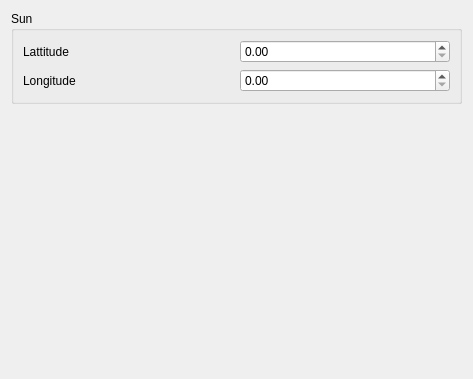
<?xml version="1.0" encoding="UTF-8"?>
<ui version="4.0">
 <class>GlobalSettingsForm</class>
 <widget class="QWidget" name="GlobalSettingsForm">
  <property name="geometry">
   <rect>
    <x>0</x>
    <y>0</y>
    <width>473</width>
    <height>379</height>
   </rect>
  </property>
  <property name="windowTitle">
   <string>Form</string>
  </property>
  <layout class="QVBoxLayout" name="verticalLayout_2">
   <item>
    <widget class="QGroupBox" name="sunSettingsGroupBox">
     <property name="title">
      <string>Sun</string>
     </property>
     <layout class="QVBoxLayout" name="verticalLayout">
      <item>
       <layout class="QGridLayout" name="gridLayout">
        <item row="0" column="0">
         <widget class="QLabel" name="sunlattitudeLabel">
          <property name="text">
           <string>Lattitude</string>
          </property>
         </widget>
        </item>
        <item row="0" column="1">
         <widget class="QDoubleSpinBox" name="sunLattitudeSpinBox">
          <property name="maximum">
           <double>360.000000000000000</double>
          </property>
         </widget>
        </item>
        <item row="1" column="0">
         <widget class="QLabel" name="longitudeLabel">
          <property name="text">
           <string>Longitude</string>
          </property>
         </widget>
        </item>
        <item row="1" column="1">
         <widget class="QDoubleSpinBox" name="sunLongitudeSpinBox">
          <property name="maximum">
           <double>180.000000000000000</double>
          </property>
         </widget>
        </item>
       </layout>
      </item>
     </layout>
    </widget>
   </item>
   <item>
    <spacer name="verticalSpacer">
     <property name="orientation">
      <enum>Qt::Vertical</enum>
     </property>
     <property name="sizeHint" stdset="0">
      <size>
       <width>20</width>
       <height>40</height>
      </size>
     </property>
    </spacer>
   </item>
  </layout>
 </widget>
 <resources/>
 <connections/>
</ui>
